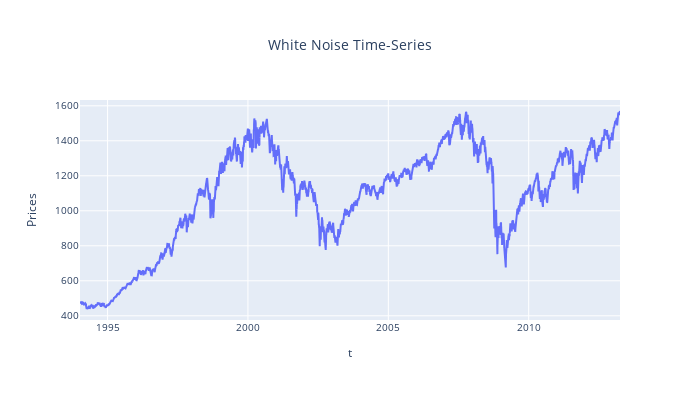

The notebook cell this image was saved under:
### Code cell
fig = go.Figure()

fig.add_trace(go.Scatter(x=df_comp.index, y=df["market_value"],
            mode='lines',
            name="White Noise Data"))
fig.update_layout(title_text="White Noise Time-Series", title_x=0.5,\
            xaxis_title='t', yaxis_title="Prices",\
            height = 400, width = 700, font={'size':10})


fig.show()

### Figure 1 — Plotly figure (JSON) as saved in the notebook; plotly's stock layout.template omitted (floating-point values rounded to 4 significant figures; data arrays with more than 128 entries replaced by an {"elided": "..."} marker saying what was removed)
{"data": [{"mode": "lines", "name": "White Noise Data", "type": "scatter", "x": {"elided": "6269 str values"}, "y": {"elided": "5015 float values"}}], "layout": {"font": {"size": 10}, "height": 400, "title": {"text": "White Noise Time-Series", "x": 0.5}, "width": 700, "xaxis": {"title": {"text": "t"}}, "yaxis": {"title": {"text": "Prices"}}}}
